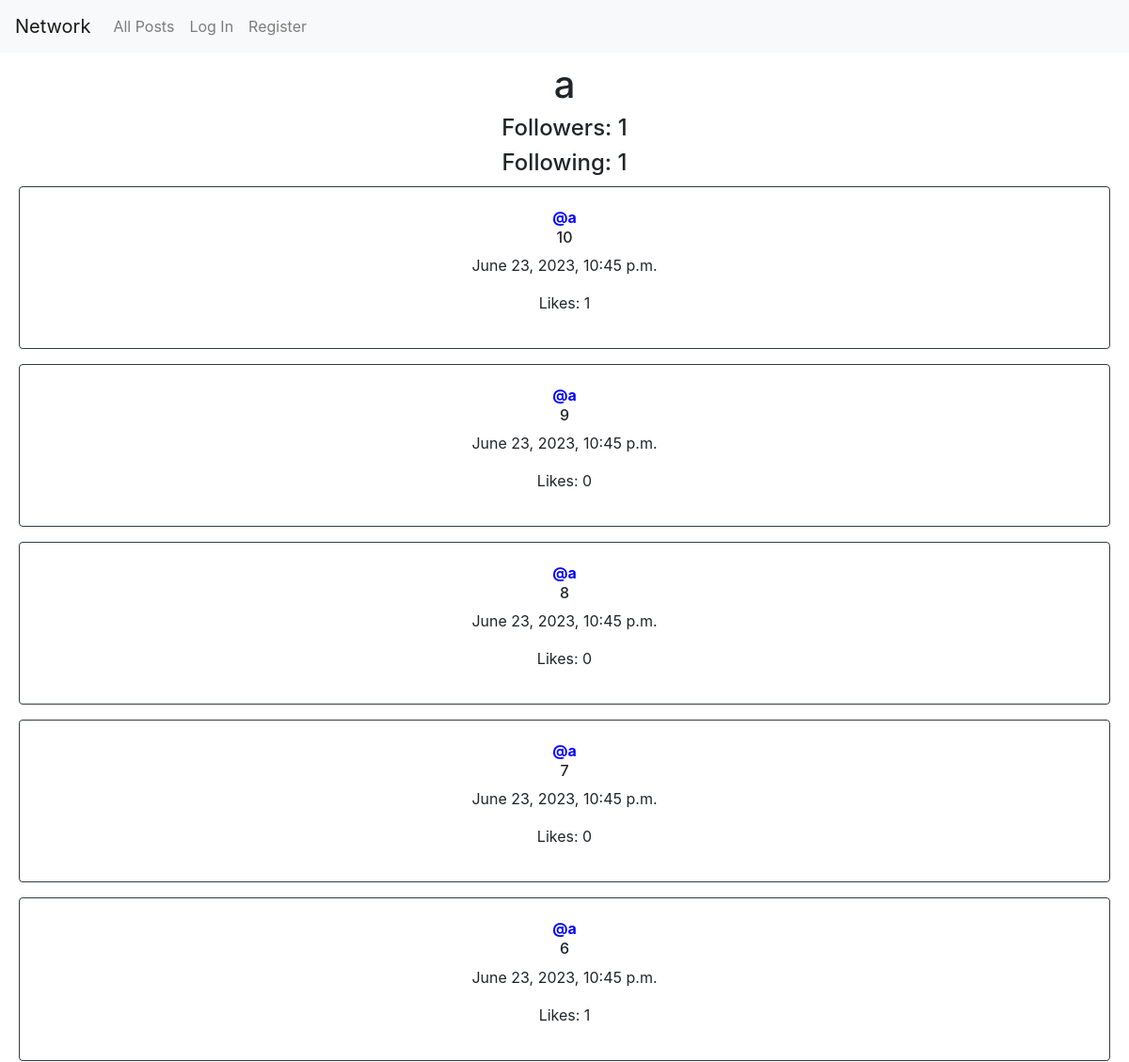
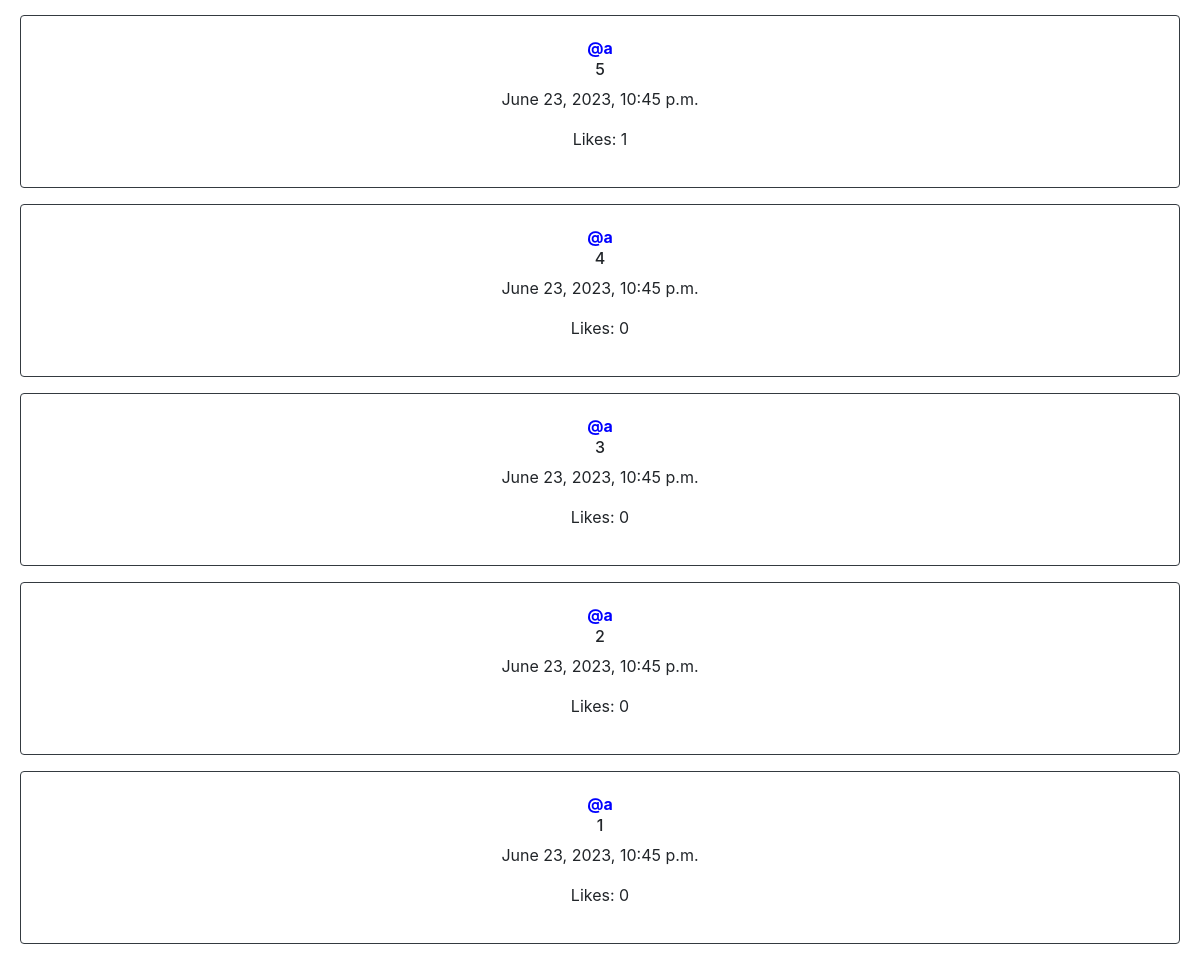
The page /profile/2 on the database its author committed (2 pictures, top to bottom).
### network/models.py (models this page shows)
class User(AbstractUser):
    pass

class Post(models.Model):
    user = models.ForeignKey(User, on_delete = models.CASCADE, related_name = "user")
    postText = models.CharField(max_length=1000)
    timestamp = models.DateTimeField(auto_now_add= True)
    postLikes =  models.IntegerField(default = 0)

### network/views.py (the view)
# urls.py: path("profile/<str:username>", views.profile, name = "profile"),
def profile(request, username):
    if request.method == "GET":
        user = User.objects.get(pk = username)
        posts = Post.objects.filter(user = username).order_by('-timestamp')
        paginator = Paginator(posts, 10)
        page_number = request.GET.get('page')
        postsOfPage = paginator.get_page(page_number)
        followers = Follow.objects.filter(userFollower = user)
        following = Follow.objects.filter(userFollowing = user)
        isFollowing = False
        try:
            check = followers.filter(userFollowing = User.objects.get(pk = request.user.id))
            if len(check) > 0:
                isFollowing = True
            else:
                isFollowing = False
        except:
            isFollowing = False
        currentUser = request.user
        likedPosts = Like.objects.all()
        currentUserLiked = []
        try:
            for like in likedPosts:
                if like.user.id == currentUser.id:
                    currentUserLiked.append(like.post.id)
        except:
            currentUserLiked = []
        return render(request, "network/profile.html", {
            "posts": postsOfPage,
            "user1": user,
            "followers": followers,
            "following": following,
            "isFollowing": isFollowing,
            "likedPosts": currentUserLiked
        })

### network/templates/network/profile.html (shortened to what this page needs)
{% extends "network/layout.html" %}
{% block body %}
    <div style = "margin: 10px; text-align: center;">
        <h1>{{ user1.username }}</h1>
        <h4>Followers: {{ followers.count }}</h4>
        <h4>Following: {{ following.count }}</h4>
    </div>
    <div style = "text-align: center; margin: 10px;">
    {% for post in posts %}
    <div class="card border-dark mb-3" style="width: 100%;">
        <div class="card-body">
            <a style = "color: blue;" href="{% url 'profile' post.user.id %}"><strong>@{{ post.user }}</strong></a>
            <h6 id = "textBox{{ post.id }}">{{ post.postText }}</h6>
            <p>{{ post.timestamp }}</p>
            <div id = "likeCount{{ post.id }}">
                <p>Likes: {{ post.postLikes }}</p>
            </div>
        </div>
      </div>
    {% endfor %}
{% endblock %}

### network/templates/network/layout.html (shortened to what this page needs)
{% load static %}
<!DOCTYPE html>
<html lang="en">
    <head>
        <link rel="stylesheet" href="https://stackpath.bootstrapcdn.com/bootstrap/4.4.1/css/bootstrap.min.css">
        <link href="{% static 'network/styles.css' %}" rel="stylesheet">
    </head>
    <body>
        <nav class="navbar navbar-expand-lg navbar-light bg-light">
            <a class="navbar-brand" href="#">Network</a>
            <div>
              <ul class="navbar-nav mr-auto">
                <li class="nav-item">
                  <a class="nav-link" href="{% url 'index' %}">All Posts</a>
                </li>
                {% if user.is_authenticated %}
                    <li class = "nav-item">
                        <a class = "nav-link" href = "{% url 'newPost' %}">New Post</a>
                    </li>
                    <li class="nav-item">
                        <a class="nav-link" href="{% url 'following' %}">Following</a>
                    </li>
                    <li class="nav-item">
                        <a class="nav-link" href="{% url 'logout' %}">Log Out</a>
                    </li>
                {% else %}
                    <li class="nav-item">
                        <a class="nav-link" href="{% url 'login' %}">Log In</a>
                    </li>
                    <li class="nav-item">
                        <a class="nav-link" href="{% url 'register' %}">Register</a>
                    </li>
                {% endif %}
              </ul>
            </div>
          </nav>
        <div class="body" style = "margin: 10px;">
            {% block body %}
            {% endblock %}
        </div>
    </body>
</html>

### rows shown on the page
User: username "a"
Post: user "a", postText "10", timestamp "June 23, 2023, 10:45 p.m.", postLikes "1"
Post: user "a", postText "9", timestamp "June 23, 2023, 10:45 p.m.", postLikes "0"
Post: user "a", postText "8", timestamp "June 23, 2023, 10:45 p.m.", postLikes "0"
Post: user "a", postText "7", timestamp "June 23, 2023, 10:45 p.m.", postLikes "0"
Post: user "a", postText "6", timestamp "June 23, 2023, 10:45 p.m.", postLikes "1"
Post: user "a", postText "5", timestamp "June 23, 2023, 10:45 p.m.", postLikes "1"
Post: user "a", postText "4", timestamp "June 23, 2023, 10:45 p.m.", postLikes "0"
Post: user "a", postText "3", timestamp "June 23, 2023, 10:45 p.m.", postLikes "0"
Post: user "a", postText "2", timestamp "June 23, 2023, 10:45 p.m.", postLikes "0"
Post: user "a", postText "1", timestamp "June 23, 2023, 10:45 p.m.", postLikes "0"

### other values the page prints
{{ followers.count }} "1"
{{ following.count }} "1"
